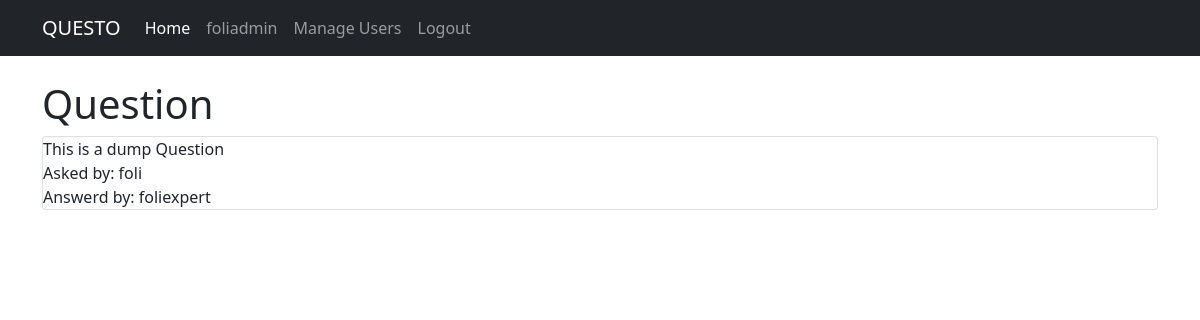
Screenshot of /question/1 (signed in) with the database file from the repository.
### tables this page shows
CREATE TABLE users (
  id integer primary key autoincrement,
  username text not null,
  email text,
  password text not null,
  expert boolean not null,
  admin boolean not null
);

CREATE TABLE questions (
  id integer primary key autoincrement,
  question_text text not null,
  answer_text text,
  asked_by_id integer not null,
  expert_id integer not null
);

### app.py (the view)
@app.route('/question/<int:id>')
def question(id):
  user = current_user()
  db = get_db()
  quest_cur = db.execute('''SELECT questions.question_text, questions.answer_text, askers.username
                           AS askers_name, experts.username as expert_name
                           FROM questions
                           LEFT JOIN users
                           AS askers
                           ON askers.id = questions.asked_by_id
                           LEFT JOIN users AS experts
                           ON experts.id = questions.expert_id
                           WHERE questions.id = ?''',[id])
  question = quest_cur.fetchone()
  return render_template ('question.html', user=user, question=question)

### app.py (called while the page is built)
def current_user():
  user_result = None
  if 'user' in session:
    db = get_db()
    user_cur = db.execute('select id, email, username,  expert, admin, password from users where username= ?', [session['user']])
    user_result = user_cur.fetchone()
  return user_result

### database.py (called while the page is built)
def connect_db():
  sql = sqlite3.connect('/home/foli/Documents/flask/question/data.db')
  sql.row_factory = sqlite3.Row
  return sql

def get_db():
    if not hasattr(g, 'sqlite_db'):
        g.sqlite_db = connect_db()
    return g.sqlite_db

### templates/question.html (shortened to what this page needs)
{%extends "base.html" %}
{% block content %}
<div class="container">
  <h1>Question</h1>
<div class="card">
  {{question.question_text}} <br>
  Asked by: {{question.askers_name}} <br>
  Answerd by: {{question.expert_name}}
</div>
</div>
{%endblock%}

### templates/_navbar.html (shortened to what this page needs)
<nav class="navbar navbar-expand-lg navbar-dark bg-dark mb-4 pb-2">
  <div class="container">
    <a class="navbar-brand" href="/">QUESTO</a>
    <div class="collapse navbar-collapse" id="navbarNav">
      <ul class="navbar-nav">
        <li class="nav-item">
          <a class="nav-link active" aria-current="page" href="/">Home</a>
        </li>
        <li class="nav-item">
        <span class="nav-link">{{session['user']}}</span>
        </li>
        {% if  user and user['admin'] == 1 %}
        <li class="nav-item">
          <a class="nav-link" href="{{url_for('users')}}">Manage Users</a>
        </li>
        {% endif %}
        {% if  user %}
        <li class="nav-item">
        <a class="nav-link" href="{{url_for('logout')}}">Logout</a>
        </li>
        {% endif %}
      </ul>
    </div>
  </div>
</nav>

### rows the page displays
users: user "foliadmin"
questions: question_text "This is a dump Question"
users: askers_name "foli"
users: expert_name "foliexpert"
